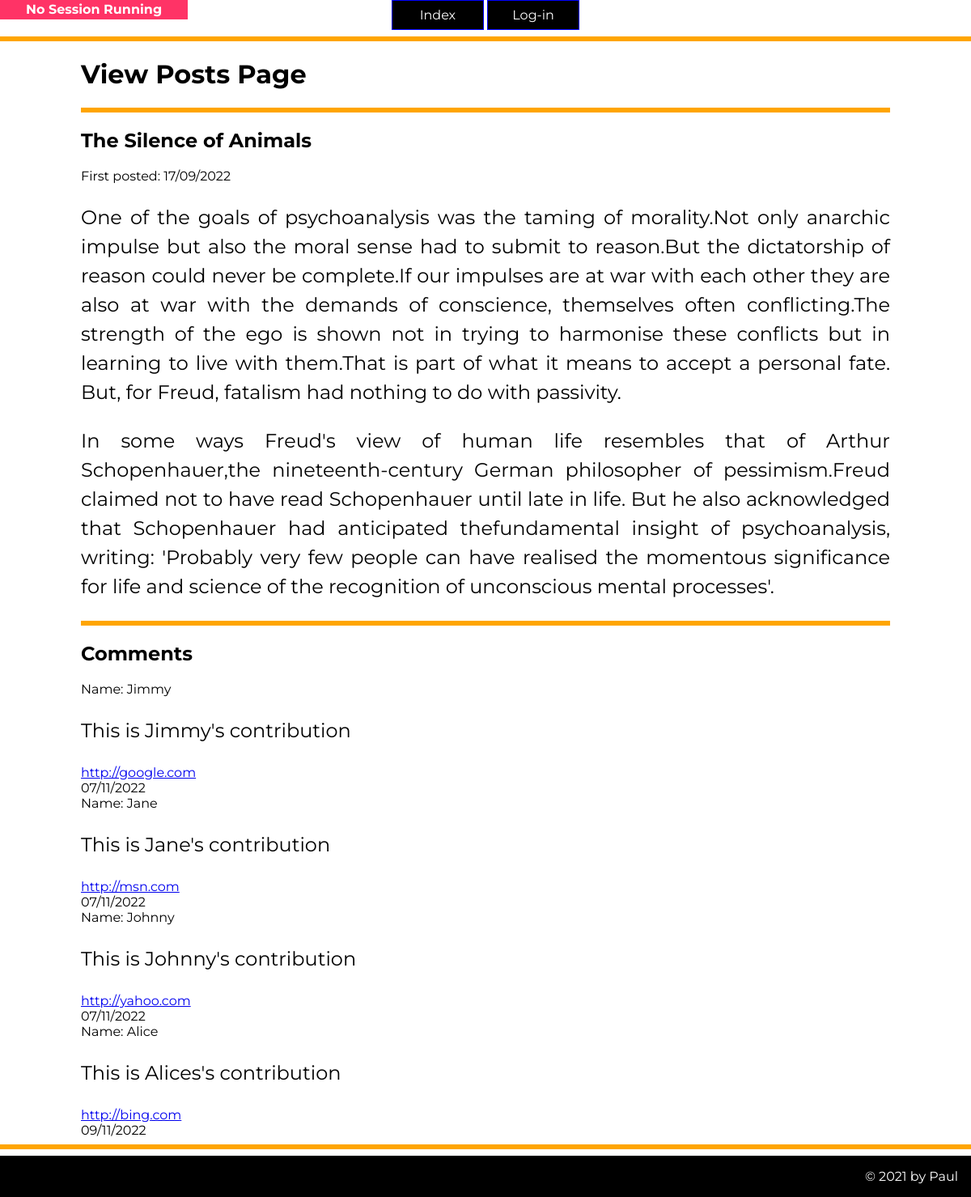
Screenshot of /viewpost/1 with the database file from the repository.
### tables this page shows
CREATE TABLE post(
    id integer primary key autoincrement not null,
    title text not null,
    body text not null,
    user_id integer not null,
    created_at date not null,
    image text,
    alttext text,
    updated_at date,
    foreign key (user_id) references user(id)
);

CREATE TABLE comment(
    id integer primary key autoincrement not null,
    post_id integer not null,
    created_at date not null,
    name text not null,
    website text,
    text text not null,
    foreign key (post_id) references post(id)
);

### server.py (the view)
@app.route('/viewpost/<post_id>')
def viewpost(post_id):
    sql="select title, body, created_at, id from post where id= ?"
    values_tuple= tuple(post_id)
    result= run_search_query_tuples(sql,values_tuple,db_path)
    post_tuple = result[0]
    sql="select name, text, website, created_at from comment where post_id= ?"
    values_tuple= tuple(post_id)
    result = run_search_query_tuples(sql, values_tuple, db_path)
    print(result)
    return render_template('viewposts.html',post_id=post_id, post=post_tuple, comments=result)

### db_functions.py (called while the page is built)
def reformatSQLiteDate(sqlite_datestring):
    x = datetime.strptime(sqlite_datestring, '%Y-%m-%d %H:%M:%S')
    return x.strftime("%d/%m/%Y")

def run_search_query_tuples(sql_query,values_tuple, file_path):
    result = None
    try:
        db = sqlite3.connect(file_path)
        cursor = db.cursor()
        cursor.execute(sql_query,values_tuple)
        result = cursor.fetchall()
        cursor.close()
    except sqlite3.Error as error:
        print("Error running search query tuples: {}".format(error))
    finally:
        if db:
            db.close()
        if result:
            return result

### server.py (called while the page is built)
def new_lines_paragraph(s):
    new_str = "<p>" + s.replace("\n", "</p><p>") + "</p>"
    return Markup(new_str)

### templates/viewposts.html (shortened to what this page needs)
{% extends "layout.html" %}
{% block head %}
{{ super() }}
{% endblock %}
{% block content%}
<h1> View Posts Page </h1>
<hr/>
<div><h2> {{post[0]}} </h2></div>
<div>First posted: {{ reformatSQLiteDate(post[2]) }}</div>
<div>{{ new_lines_paragraph(post[1]) }}</div>
<hr/>
<h2>Comments</h2>
{%if comments%}
{% for comment in comments %}
<div> Name: {{comment[0]}}</div>
<div>{{ new_lines_paragraph(comment[1]) }}</div>
<div><a href={{ comment[2] }} target="_blank">{{ comment[2] }}</a></div>
<div>{{ reformatSQLiteDate(comment[3]) }}</div>
{% endfor %}
{% endif %}
{% endblock %}

### static/styles.css (style rules this page uses)
body { background-color: #fff; font-family: 'Montserrat', sans-serif; font-size:100%; margin:0; }
p { font-size: 1.5em; line-height: 1.5; text-align: justify; }
hr { border: 3px solid orange; }

### rows the page displays
post: title "The Silence of Animals", created_at "17/09/2022", body "One of the goals of psychoanalysis was the taming of morality.Not only anarchic impulse but also the moral sense had to submit to reason.But the dictatorship of reason could never be complete.If our impulses are at war with each other they are also at war with the demands of conscience, themselves often conflicting.The strength of the ego is shown not in trying to harmonise these conflicts but in learning to live with them.That is part of what it means to accept a personal fate. But, for Freud, fatalism had nothing to do with passivity. In some ways Freud's view of human life resembles that of Arthur Schopenhauer,the nineteenth-century German philosopher of pessimism.Freud claimed not to…"
comment: name "Jimmy", text "This is Jimmy's contribution", website "http://google.com", created_at "07/11/2022"
comment: name "Jane", text "This is Jane's contribution", website "http://msn.com", created_at "07/11/2022"
comment: name "Johnny", text "This is Johnny's contribution", website "http://yahoo.com", created_at "07/11/2022"
comment: name "Alice", text "This is Alices's contribution", website "http://bing.com", created_at "09/11/2022"
